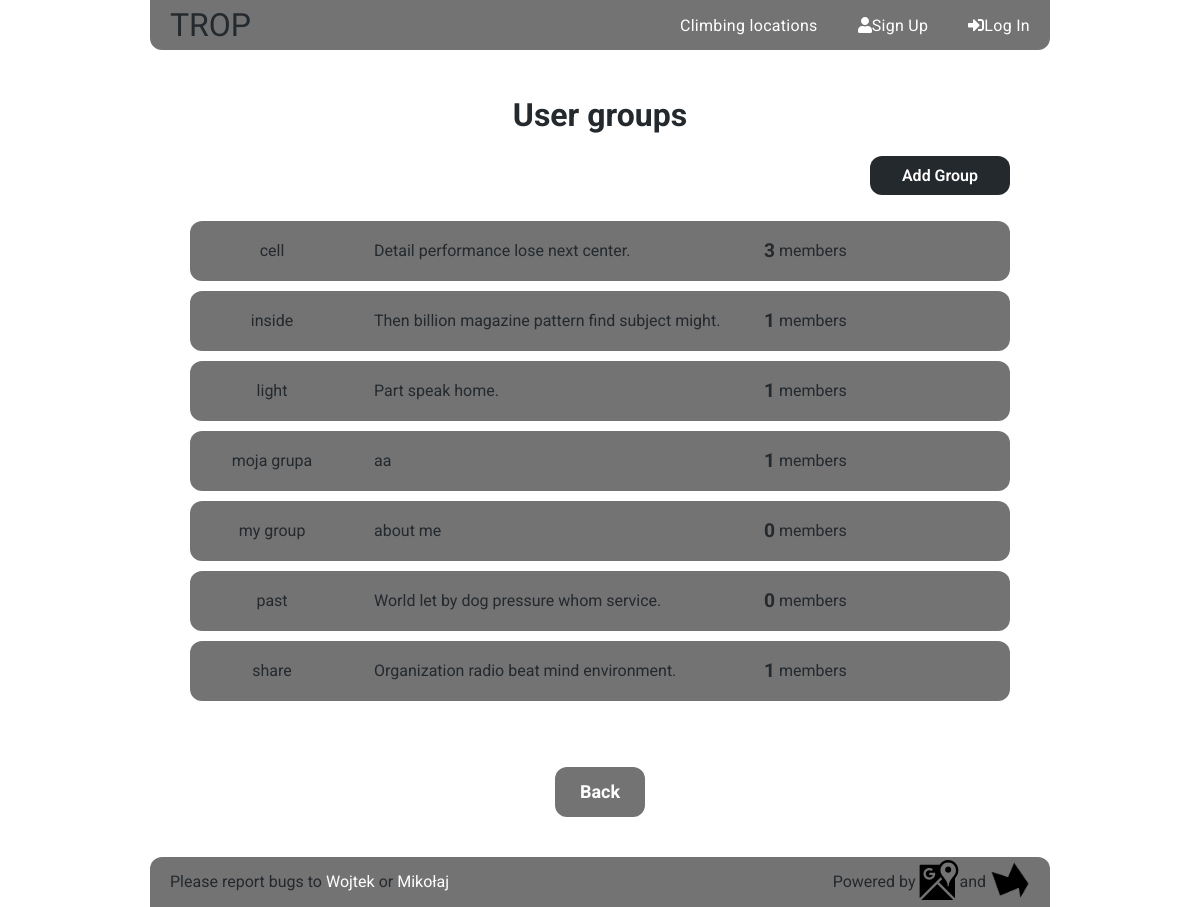
Page /accounts/groups/ on the committed database.
### accounts/models.py (models this page shows, shortened)
class Group(models.Model):
    name = models.CharField(max_length = 255, unique=True)
    slug = models.SlugField(allow_unicode = True, unique=True)
    description = models.TextField(blank=True, default='')
    members = models.ManyToManyField(User, through='GroupMember')
    class Meta:
        ordering = ['name']

### accounts/views.py (the view)
# urls.py: url(r'groups/$', views.ListGroups.as_view(),
class ListGroups(ListView):
    model = Group

### accounts/templates/accounts/group_list.html (shortened to what this page needs)
{% extends "accounts/accounts_base.html" %}
{% block accounts_content %}
<div class="group-list">
  <h1>User groups</h1>
  {% if not user.userprofile.hidden %}
    <div class="new-group"><a href="{% url 'accounts:new_group' %}">Add Group</a></div>
  {% endif %}
  {% if group_list %}
  <div class="group-details">
    <ul>
      {% for group in group_list %}
        <li>
          {% if user in group.members.all and not user.userprofile.hidden %}
            <div class="group-name"><a href="{% url 'accounts:single_group' slug=group.slug %}">{{group.name}}</a></div>
          {% else %}
            <div class="group-name">{{group.name}}</div>
          {% endif %}
          <div class="group-desc">{{group.description}}</div>
          {% if group.members %}
            <div class="group-members"><span>{{group.members.count}}</span>&nbspmembers</div>
          {% endif %}
        </li>
      {% endfor %}
    </ul>
  </div>
  {% else %}
    <h1>No groups are available</h1>
  {% endif %}
  {% endblock accounts_content %}

### static/css/main.css (style rules this page uses)
.users .group-list { display: flex; flex-direction: column; width: 100%; }
.users .group-list h1 { text-align: center; }
.users .group-list .new-group { display: flex; flex-direction: row-reverse; }
.users .group-list .new-group a { width: 140px; padding: 10px 15px; border-radius: 12px; background-color: #24292e; color: #fff; text-decoration: none; text-align: center; font-weight: 600; transition: 0.6s linear; }
.users .group-list .group-details { display: flex; flex-direction: column; }
.users .group-list .group-details ul { list-style: none; padding: 0; width: 100%; }
.users .group-list .group-details ul li { margin: 10px 0; border-radius: 12px; background-color: #737373; display: flex; min-height: 60px; }
.users .group-list .group-details ul li .group-name, .users .group-list .group-details ul li .group-desc, .users .group-list .group-details ul li .group-members, .users .group-list .group-details ul li .group-btn { display: flex; justify-content: flex-start; align-items: center; }
.users .group-list .group-details ul li .group-name { width: 20%; display: flex; justify-content: center; align-items: center; }
.users .group-list .group-details ul li .group-desc { padding-left: 20px; width: 50%; }
.users .group-list .group-details ul li .group-members { width: 15%; }
.users .group-list .group-details ul li .group-members span { font-size: larger; font-weight: bolder; }
* { box-sizing: border-box; }
body { margin: 0; padding: 0; }

### rows in the picture
Group: name "cell", description "Detail performance lose next center.", members.count "3"
Group: name "inside", description "Then billion magazine pattern find subject might.", members.count "1"
Group: name "light", description "Part speak home.", members.count "1"
Group: name "moja grupa", description "aa", members.count "1"
Group: name "my group", description "about me", members.count "0"
Group: name "past", description "World let by dog pressure whom service.", members.count "0"
Group: name "share", description "Organization radio beat mind environment.", members.count "1"
